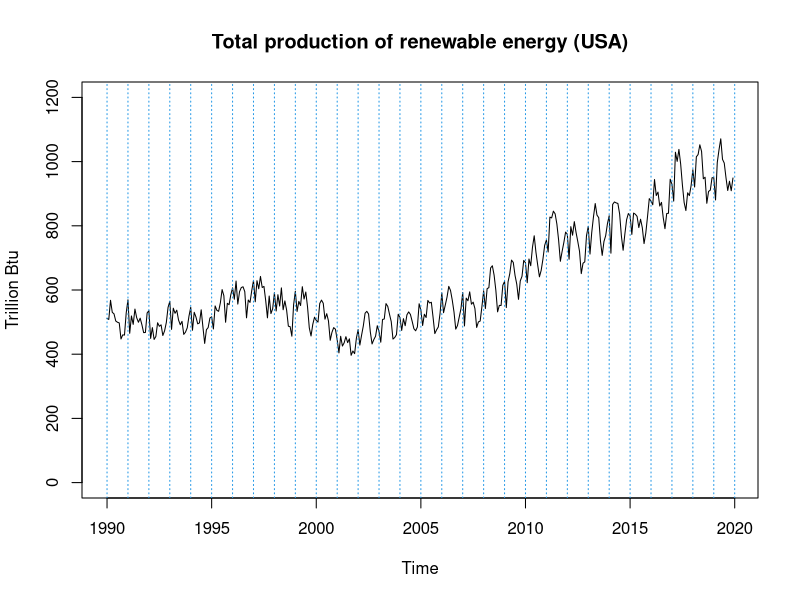
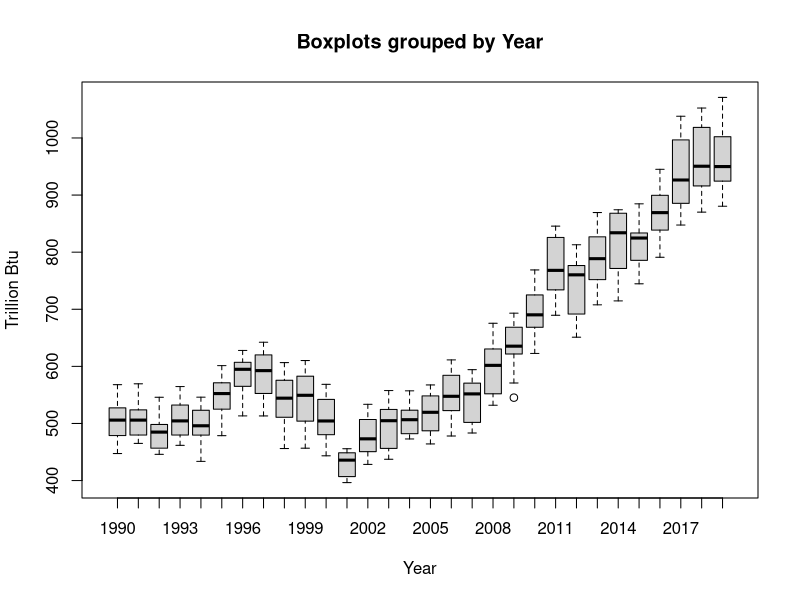
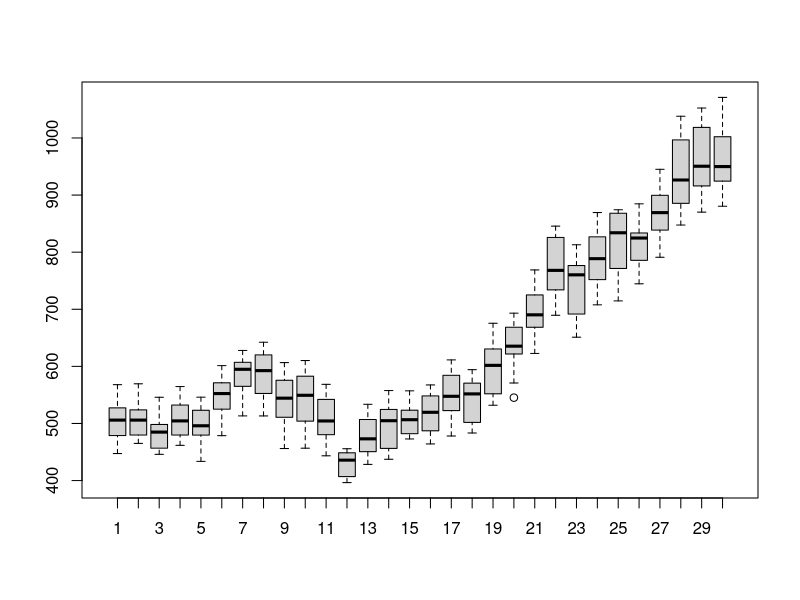
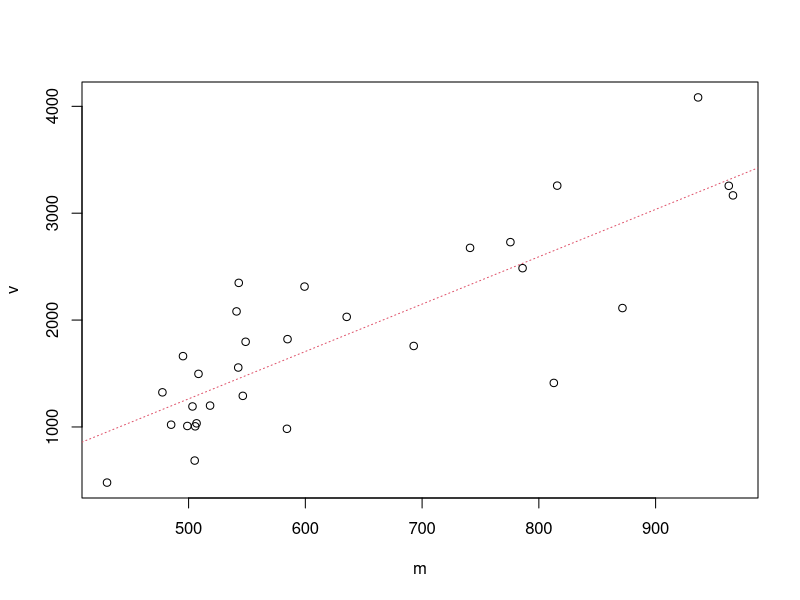
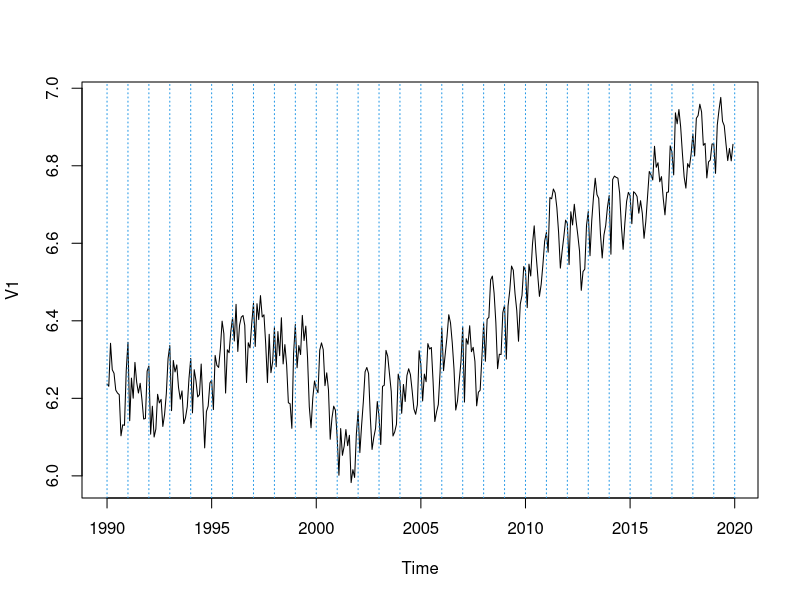
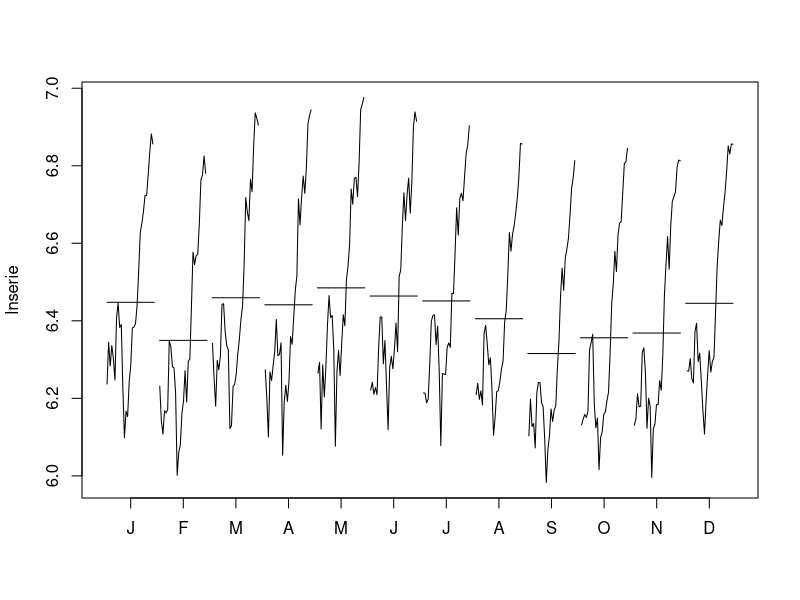
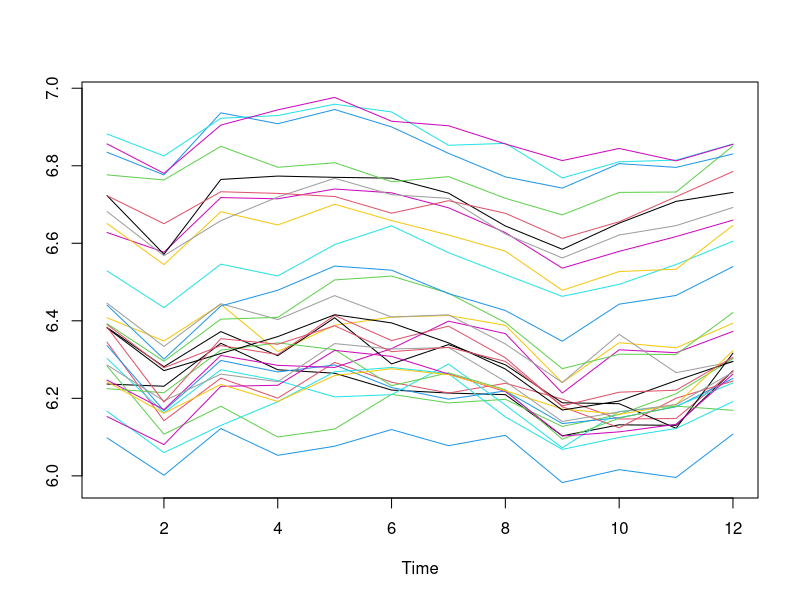
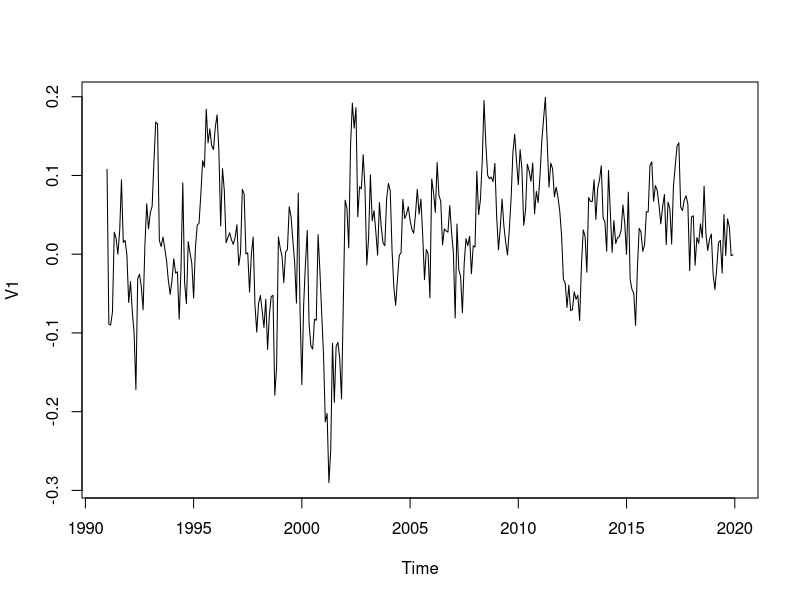

Write R code to recreate these figures, in order.
## ---- chunk 1
rm(list=ls())
#setwd("~/Documents/ASM/Project")
## ---- chunk 2
series = window(ts(read.table("data/RenewUSA.dat", header=F),start=1990,freq=12))
series
## ---- chunk 3
plot(series,main="Total production of renewable energy (USA)", ylab='Trillion Btu', ylim=c(0,1200))
abline(v=1990:2020,col=4,lty=3)
## ---- chunk 4
floor(time(series))
## ---- chunk 5
boxplot(series~floor(time(series)), ylab="Trillion Btu", xlab="Year", main="Boxplots grouped by Year") 
## ---- chunk 6
#boxplot for periods of 12 observations = 1 year
groupedserie <- matrix(series[1:(30*12)], ncol = 30) #boxplot of each year
boxplot(groupedserie)
## ---- chunk 7
# groupedserie : serie with periods (periods of 12 months = 1 year)
m<-apply(groupedserie,2,mean)
v<-apply(groupedserie,2,var)
plot(v~m)
abline(lm(v~m),col=2,lty=3) #col: color of line, lty:type of line
# for mean vs variance (v = s^2) -> there is an increasing
# ===> THE VARIANCE IS NOT CONSTANT --> we have to take logarithmic
## ---- chunk 8
groupedserie
## ---- chunk 9
# now, we apply the logarithmic to "series"
lnserie=log(series)
plot(lnserie)
abline(v=1990:2020,col=4,lty=3)
abline(h=0)
## ---- chunk 10
monthplot(lnserie)
#there is a seasonal pattern
## ---- chunk 11
ts.plot(matrix(lnserie,nrow=12),col=1:8)
#most of them are in parallel -> so there is a seasonal pattern
## ---- chunk 12
d12lnserie <- diff(lnserie, lag=12)
plot(d12lnserie)
#12 because it's 12 months data in a year
## ---- chunk 13
monthplot(d12lnserie) #no more seasonal pattern
## ---- chunk 14
ts.plot(matrix(d12lnserie,nrow=12),col=1:8)
#no more seasonal pattern (not in parallel)
## ---- chunk 15
plot(d12lnserie, ylab='d12lnserie', main='Renewable Energy Production (log, s=12)')
abline(h=0)
abline(h=mean(d12lnserie),col=2)
#constant mean = yes
# this mean in 0? no
## ---- chunk 16
mean(d12lnserie)
## ---- chunk 17
d1d12lnserie = diff(d12lnserie)
plot(d1d12lnserie, ylab='d1d12lnserie', main='Renewable Energy Production (log, s=12, d=1)')
abline(h=0)
abline(h=mean(d1d12lnserie), col=2)
## ---- chunk 18
mean(d1d12lnserie) 
#mean different from 0  --> differentation
## ---- chunk 19
var(d12lnserie) #d=0
var(d1d12lnserie) #d=1 **************
var(diff(d1d12lnserie)) #d=2

## ---- chunk 20
# now we work only with d1d12lnserie
par(mfrow=c(1,2))
acf(d1d12lnserie, ylim=c(-1,1), lag.max = 72,col=c(2,rep(1,11)),lwd=2)
pacf(d1d12lnserie, ylim=c(-1,1), lag.max = 72,col=c(rep(1,11),2),lwd=2)
par(mfrow=c(1,1))

#SEASONAL: red lines
#REGULAR: black lines
## ---- chunk 21
# ARIMA(0,1,2)(0,1,1)_12
(mod1 <- arima(lnserie, order=c(0,1,2), seasonal=list(order=c(0,1,1),period = 12)))
                  #REGULAR PART:MA(2)     #SEASONAL PART:MA(1)_12     #PERIOD FOR THE SEASONAL PART       
## ---- chunk 22
# checking the residuals: Z_t
# we need all the flags lying inside the band: Z_t ~ WN(0, (SIGMA_z)^2 )
par(mfrow=c(1,2))
acf(resid(mod1), ylim=c(-1,1), lag.max = 72,col=c(2,rep(1,11)),lwd=2)
pacf(resid(mod1), ylim=c(-1,1), lag.max = 72,col=c(rep(1,11),2),lwd=2)
par(mfrow=c(1,1))
## ---- chunk 23
par(mfrow=c(1,1))
tsdiag(mod1,gof=72)
## ---- chunk 24
# ARIMA(0,1,2)(4,1,0)_12
(mod2 <- arima(lnserie, order=c(0,1,2), seasonal=list(order=c(4,1,0),period = 12)))
                  #REGULAR PART:MA(2)     #SEASONAL PART:AR(4)_12     #PERIOD FOR THE SEASONAL PART       
## ---- chunk 25
# checking the residuals: Z_t
# we need all the flags lying inside the band: Z_t ~ WN(0, (SIGMA_z)^2 )
par(mfrow=c(1,2))
acf(resid(mod2), ylim=c(-1,1), lag.max = 72,col=c(2,rep(1,11)),lwd=2)
pacf(resid(mod2), ylim=c(-1,1), lag.max = 72,col=c(rep(1,11),2),lwd=2)
par(mfrow=c(1,1))
## ---- chunk 26
# ARIMA(0,1,2)(1,1,1)_12
(mod3 <- arima(lnserie, order=c(0,1,2), seasonal=list(order=c(1,1,1),period = 12)))
                  #REGULAR PART:MA(2)     #SEASONAL PART:ARMA(1,1)_12     #PERIOD FOR THE SEASONAL PART       
## ---- chunk 27
# checking the residuals: Z_t
# we need all the flags lying inside the band: Z_t ~ WN(0, (SIGMA_z)^2 )
par(mfrow=c(1,2))
acf(resid(mod3), ylim=c(-1,1), lag.max = 72,col=c(2,rep(1,11)),lwd=2)
pacf(resid(mod3), ylim=c(-1,1), lag.max = 72,col=c(rep(1,11),2),lwd=2)
par(mfrow=c(1,1))
## ---- chunk 28
par(mfrow=c(1,1))
tsdiag(mod3,gof=72)
## ---- chunk 29
# ARIMA(p,d,q)(P,D,Q)_S
# ARIMA(1,1,1)(1,1,1)_12
(mod4 <- arima(lnserie, order=c(1,1,1), seasonal=list(order=c(1,1,1),period = 12)))
                  #REGULAR PART:ARMA(1,1)     #SEASONAL PART:ARMA(1,1)_12     #PERIOD FOR THE SEASONAL PART       
## ---- chunk 30
# ARIMA(p,d,q)(P,D,Q)_S
# ARIMA(1,1,1)(0,1,1)_12
(mod5 <- arima(lnserie, order=c(1,1,1), seasonal=list(order=c(0,1,1),period = 12)))
                  #REGULAR PART:ARMA(1,1)     #SEASONAL PART:MA(1)_12     #PERIOD FOR THE SEASONAL PART       
## ---- chunk 31
# ARIMA(0,1,2)(0,1,2)_12
(mod6 <- arima(lnserie, order=c(0,1,2), seasonal=list(order=c(0,1,2),period = 12)))
                  #REGULAR PART:MA(2)     #SEASONAL PART:MA(2)_12     #PERIOD FOR THE SEASONAL PART       
## ---- chunk 32
# checking the residuals for model 6
# we need all the flags lying inside the band: Z_t ~ WN(0, (SIGMA_z)^2 )
par(mfrow=c(1,2))
acf(resid(mod6), ylim=c(-1,1), lag.max = 72,col=c(2,rep(1,11)),lwd=2)
pacf(resid(mod6), ylim=c(-1,1), lag.max = 72,col=c(rep(1,11),2),lwd=2)
par(mfrow=c(1,1))
## ---- chunk 33
par(mfrow=c(1,1))
tsdiag(mod6,gof=72)
## ---- chunk 34
#################Validation#################################
validation=function(model){
  s=frequency(get(model$series))
  resid=model$residuals
  par(mfrow=c(2,2),mar=c(3,3,3,3))
  #Residuals plot
  plot(resid,main="Residuals")
  abline(h=0)
  abline(h=c(-3*sd(resid),3*sd(resid)),lty=3,col=4)
  #Square Root of absolute values of residuals (Homocedasticity)
  scatter.smooth(sqrt(abs(resid)),main="Square Root of Absolute residuals",
                 lpars=list(col=2))
  
  #Normal plot of residuals
  qqnorm(resid)
  qqline(resid,col=2,lwd=2)
  
  ##Histogram of residuals with normal curve
  hist(resid,breaks=20,freq=FALSE)
  curve(dnorm(x,mean=mean(resid),sd=sd(resid)),col=2,add=T)
  
  
  #ACF & PACF of residuals
  par(mfrow=c(1,2))
  acf(resid,ylim=c(-1,1),lag.max=60,col=c(2,rep(1,s-1)),lwd=1)
  pacf(resid,ylim=c(-1,1),lag.max=60,col=c(rep(1,s-1),2),lwd=1)
  par(mfrow=c(1,1))
  
  #Ljung-Box p-values
  par(mar=c(2,2,1,1))
  tsdiag(model,gof.lag=7*s)
  cat("\n--------------------------------------------------------------------\n")
  print(model)
  
  #Stationary and Invertible
  cat("\nModul of AR Characteristic polynomial Roots: ", 
      Mod(polyroot(c(1,-model$model$phi))),"\n")
  cat("\nModul of MA Characteristic polynomial Roots: ",
      Mod(polyroot(c(1,model$model$theta))),"\n")
  
  suppressMessages(require(forecast,quietly=TRUE,warn.conflicts=FALSE))
  plot(model)
  
  #Model expressed as an MA infinity (psi-weights)
  psis=ARMAtoMA(ar=model$model$phi,ma=model$model$theta,lag.max=36)
  names(psis)=paste("psi",1:36)
  cat("\nPsi-weights (MA(inf))\n")
  cat("\n--------------------\n")
  print(psis[1:24])
  
  #Model expressed as an AR infinity (pi-weights)
  pis=-ARMAtoMA(ar=-model$model$theta,ma=-model$model$phi,lag.max=36)
  names(pis)=paste("pi",1:36)
  cat("\nPi-weights (AR(inf))\n")
  cat("\n--------------------\n")
  print(pis[1:24])
   
  cat("\nDescriptive Statistics for the Residuals\n")
  cat("\n----------------------------------------\n") 
  
  suppressMessages(require(fBasics,quietly=TRUE,warn.conflicts=FALSE))
  ##Anderson-Darling test
  print(basicStats(resid))
  
  ## Add here complementary tests (use with caution!)
  ##---------------------------------------------------------
  cat("\nNormality Tests\n")
  cat("\n--------------------\n")
 
  ##Shapiro-Wilks Normality test
  print(shapiro.test(resid))

  suppressMessages(require(nortest,quietly=TRUE,warn.conflicts=FALSE))
  ##Anderson-Darling test
  print(ad.test(resid))
  
  suppressMessages(require(tseries,quietly=TRUE,warn.conflicts=FALSE))
  ##Jarque-Bera test
  print(jarque.bera.test(resid))
  
  cat("\nHomoscedasticity Test\n")
  cat("\n--------------------\n")
  suppressMessages(require(lmtest,quietly=TRUE,warn.conflicts=FALSE))
  ##Breusch-Pagan test
  obs=get(model$series)
  print(bptest(resid~I(obs-resid)))
  
  cat("\nIndependence Tests\n")
  cat("\n--------------------\n")
  
  ##Durbin-Watson test
  print(dwtest(resid~I(1:length(resid))))
  
  ##Ljung-Box test
  cat("\nLjung-Box test\n")
  print(t(apply(matrix(c(1:4,(1:4)*s)),1,function(el) {
    te=Box.test(resid,type="Ljung-Box",lag=el)
    c(lag=(te$parameter),statistic=te$statistic[[1]],p.value=te$p.value)})))
  
}
################# Fi Validation #################################
